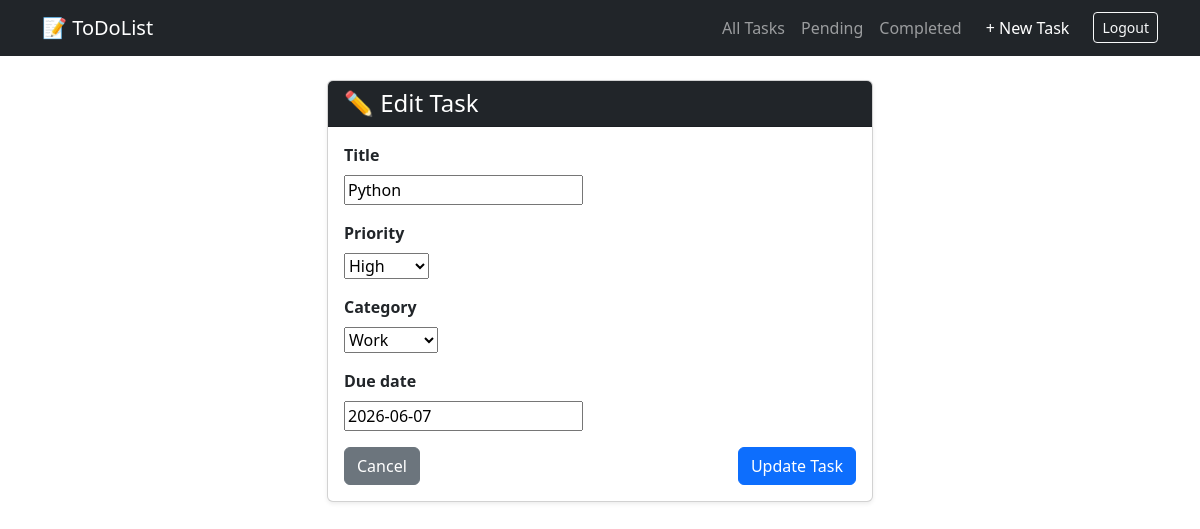
Page /update/1/ (signed in) on the committed database.
### todo_app/models.py (models this page shows, shortened)
class Todo(models.Model):
    Priorities = [
        ('Low', 'Low'),
        ('Medium', 'Medium'),
        ('High', 'High'),
        ('Urgent', 'Urgent'),
    ]
    Categories= [
        ('Work','Work'),
        ('Personal','Personal'),
        ('Shopping','Shopping'),
        ('Health','Health'),
        ('Other','Other'),
    ]
    user = models.ForeignKey(User,on_delete=models.CASCADE,related_name='todos')
    title = models.CharField(max_length=250,help_text="What's need to be done?")
    completed = models.BooleanField(default=False,help_text='Is this task finished?')
    created_at = models.DateTimeField(auto_now_add=True,help_text="When was this task added?")
    updated_at = models.DateTimeField(auto_now=True,help_text="When was this last changed?")
    due_date = models.DateField(null=True,blank=True,help_text="When does this need to be done?")
    priority = models.CharField(max_length=100,choices=Priorities,default='Medium')
    category = models.CharField(max_length=100,choices=Categories,null=True,blank=True)
    class Meta:
        ordering = ['-created_at']
        verbose_name = 'Todo Task'
        verbose_name_plural = "Todo Tasks"

### todo_app/views.py (the view, shortened to what this page needs)
# urls.py: path('update/<int:pk>/',TodoUpdateView.as_view(),name='todo_update'),
class TodoUpdateView(LoginRequiredMixin,UpdateView):
    model = Todo
    template_name = 'todo_app/todo_form.html'
    form_class = Todo_Form
    def get_queryset(self):
        return Todo.objects.filter(user=self.request.user)

### todo_app/forms.py
class Todo_Form(ModelForm):
    class Meta:
        model = Todo
        fields = ['title', 'priority', 'category', 'due_date']

### todo_app/templates/todo_app/todo_form.html (shortened to what this page needs)
{% extends "todo_app/base.html" %}
{% block content %}
<div class="row justify-content-center">
    <div class="col-md-6">
        <div class="card shadow-sm">
            <div class="card-header bg-dark text-white">
                <h4 class="mb-0">{% if object %}✏️ Edit Task{% else %}➕ New Task{% endif %}</h4>
            </div>
            <div class="card-body">
                <form method="POST">
                    {% for field in form %}
                        <div class="mb-3">
                            <label class="form-label fw-bold">{{ field.label }}</label>
                            <div class="form-control-wrap">
                                {{ field }}
                            </div>
                        </div>
                    {% endfor %}
                    <div class="d-flex justify-content-between">
                        <a href="{% url 'todo_list' %}" class="btn btn-secondary">Cancel</a>
                        <button type="submit" class="btn btn-primary">
                            {% if object %}Update Task{% else %}Create Task{% endif %}
                        </button>
                    </div>
                </form>
            </div>
        </div>
    </div>
</div>
{% endblock %}

### rows in the picture
Todo: form "Python" "High" "Work" "2026-06-07"

### other values in the picture
{{ field.label }} "Title" "Priority" "Category" "Due date"
